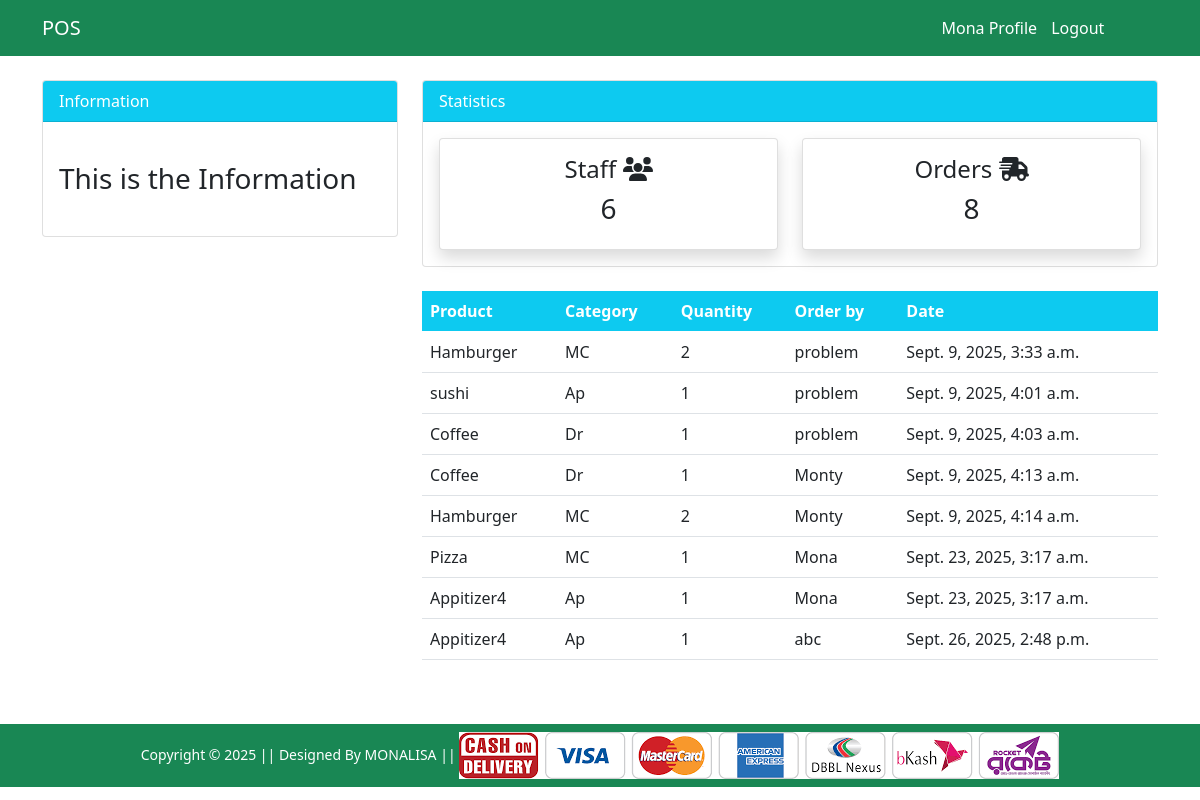
The page /all_order/ (signed in) on the database its author committed.
### dashboard/models.py (models this page shows, shortened)
class Order(models.Model):
    product = models.ForeignKey(Product, on_delete=models.CASCADE)
    order_quantity = models.PositiveIntegerField(null=True)
    staff = models.ForeignKey(User, models.CASCADE, null=True)
    date = models.DateTimeField(auto_now_add=True)
    class Meta:
        verbose_name_plural = 'Order'

class Product(models.Model):
    title = models.CharField(max_length=100)
    selling_price = models.FloatField()
    discounted_price = models.FloatField()
    description = models.TextField()
    category = models.CharField(choices=CATEGORY_CHOICES,max_length=2)
    product_image = models.ImageField(upload_to='product image')

### dashboard/views.py (the view)
# urls.py: path('all_order/', views.All_Order, name='all_order'),
@login_required
def All_Order(request):
  workers = User.objects.all()
  worker_count = workers.count()
  orders = Order.objects.all()
  orders_count = orders.count()
  context={
    'orders':orders,
    'worker_count': worker_count,
    'orders_count': orders_count,
  }
  return render(request, 'dashboard/order.html', context)

### dashboard/templates/dashboard/order.html (shortened to what this page needs)
{% extends 'common_code/base.html' %}
{% load static %}
{% block top-nav %}
    <div class="container">
        <div class="row mt-4">
            <div class="col-md-4">
                <div class="card">
                    <div class="card-header bg-info text-white">
                        Information
                    </div>
                    <div class="card-body">
                        <marquee behavior="" direction="">
                            <h3 class="my-4">This is the Information</h3>
                        </marquee>
                    </div>
                </div>
            </div>
            <div class="col-md-8">
                <div class="card">
                    <div class="card-header bg-info text-white">
                        Statistics
                    </div>
                    <div class="card-body">
                        <div class="row">
                            <div class="col-md-6">
                                <a class="text-decoration-none text-dark" href="{% url 'staff' %}">
                                    <div class="card my-card shadow text-center p-3">
                                        <h4>Staff <i class="fas fa-users"></i></h4>
                                        <h3>{{worker_count}}</h3>
                                    </div>
                                </a>
                            </div>
                            <div class="col-md-6">
                                <a class="text-decoration-none text-dark" href="{% url 'all_order' %}">
                                    <div class="card my-card shadow text-center p-3">
                                        <h4>Orders <i class="fas fa-shipping-fast"></i></h4>
                                        <h3>{{orders_count}}</h3>
                                    </div>
                                </a>
                            </div>
                        </div>
                    </div>
                </div>
            </div>
        </div>
    </div>
{% endblock top-nav %}
{% block main-content %}
    <div class="container">
        <div class="row my-4">
            <div class="col-md-4">
            </div>
            <div class="col-md-8">
                <table class="table bg-white">
                    <thead class="bg-info">
                        <tr class="text-white">
                            <th scope="col">Product</th>
                            <th scope="col">Category</th>
                            <th scope="col">Quantity</th>
                            <th scope="col">Order by</th>
                            <th scope="col">Date</th>
                        </tr>
                    </thead>
                    <tbody>
                        {% for order in orders %}
                        <tr>
                            <td>{{order.product.title}}</td>
                            <td>{{order.product.category}}</td>
                            <td>{{order.order_quantity}}</td>
                            <td>
                                {{order.staff.username}}
                            </td>
                            <td>
                                {{order.date}}
                            </td>
                        </tr>
                        {% endfor %}
                    </tbody>
                </table>
            </div>
        </div>
    </div>
{% endblock main-content %}

### dashboard/templates/common_code/base.html (shortened to what this page needs)
<!doctype html>
{% load static %}
<html lang="en">
<head>
    <link href="https://cdn.jsdelivr.net/npm/bootstrap@5.0.0-beta1/dist/css/bootstrap.min.css" rel="stylesheet"
>
    <link rel="stylesheet" href="{% static 'dashboard/css/owl.carousel.min.css' %}">
    <link rel="stylesheet" href="{% static 'dashboard/css/all.min.css' %}">
    <link rel="stylesheet" href="https://cdnjs.cloudflare.com/ajax/libs/font-awesome/7.0.0/css/all.min.css">
    <link rel="stylesheet" href="{% static 'dashboard/css/style.css' %}">
</head>
<body>
    <nav class="navbar navbar-expand-lg navbar-info bg-success">
        {% if user.is_authenticated %}
        <div class="container">
            <a class="navbar-brand text-white" href="{% url 'dashboard' %}">POS</a>
            <div class="collapse navbar-collapse" id="navbarSupportedContent" style="padding-left: 500px;">
                <ul class="navbar-nav ml-auto" style="padding-left:60%;">
                    <li class="nav-item active">
                        <a class="nav-link text-white" href="{% url 'user-profile' %}">{{user.username}} Profile </a>
                    </li>
                    <li class="nav-item">
                         <form method="POST" action="{% url 'logout' %}">
                            <button type="submit" style="background: none; border: none; padding-top: 8px; color: white;">Logout</button>
                        </form>
                    </li>
                </ul>
            </div>
            {% endif %}
        </div>
    </nav>
    {% block top-nav %} {% endblock top-nav %}
    {% block main-content %} {% endblock main-content %}
    <footer class="container-fluid bg-success text-center p-2 mt-5">
        <small class="text-white">Copyright &copy; 2025 || Designed By MONALISA || </small>
        <img src="{% static 'dashboard/images/paymentlogo.png' %}" alt="" srcset="" class="img-fluid" height="2px">
    </footer>
</body>
</html>

### rows shown on the page
Order: product "Hamburger", product.category "MC", order_quantity "2", staff.username "problem", date "Sept. 9, 2025, 3:33 a.m."
Order: product "sushi", product.category "Ap", order_quantity "1", staff.username "problem", date "Sept. 9, 2025, 4:01 a.m."
Order: product "Coffee", product.category "Dr", order_quantity "1", staff.username "problem", date "Sept. 9, 2025, 4:03 a.m."
Order: product "Coffee", product.category "Dr", order_quantity "1", staff.username "Monty", date "Sept. 9, 2025, 4:13 a.m."
Order: product "Hamburger", product.category "MC", order_quantity "2", staff.username "Monty", date "Sept. 9, 2025, 4:14 a.m."
Order: product "Pizza", product.category "MC", order_quantity "1", staff.username "Mona", date "Sept. 23, 2025, 3:17 a.m."
Order: product "Appitizer4", product.category "Ap", order_quantity "1", staff.username "Mona", date "Sept. 23, 2025, 3:17 a.m."
Order: product "Appitizer4", product.category "Ap", order_quantity "1", staff.username "abc", date "Sept. 26, 2025, 2:48 p.m."

### other values the page prints
{{ user.username }} "Mona"
{{ worker_count }} "6"
{{ orders_count }} "8"
